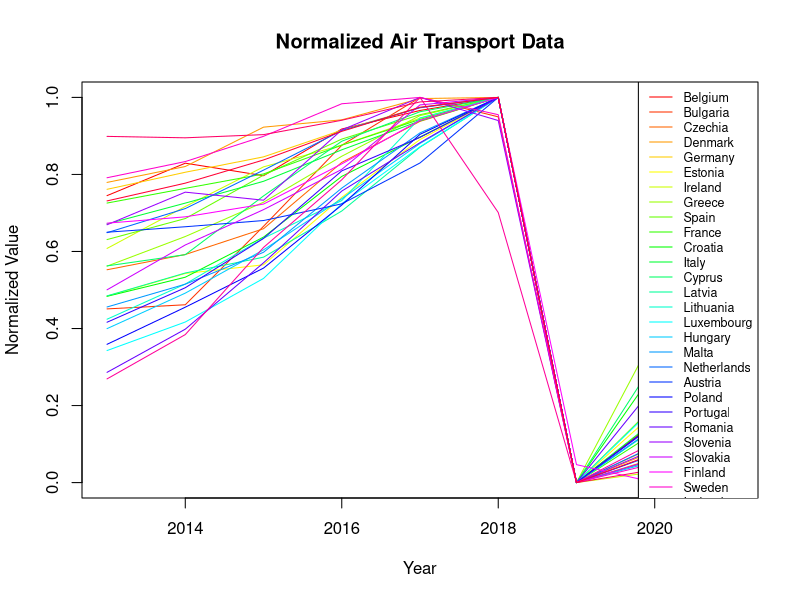
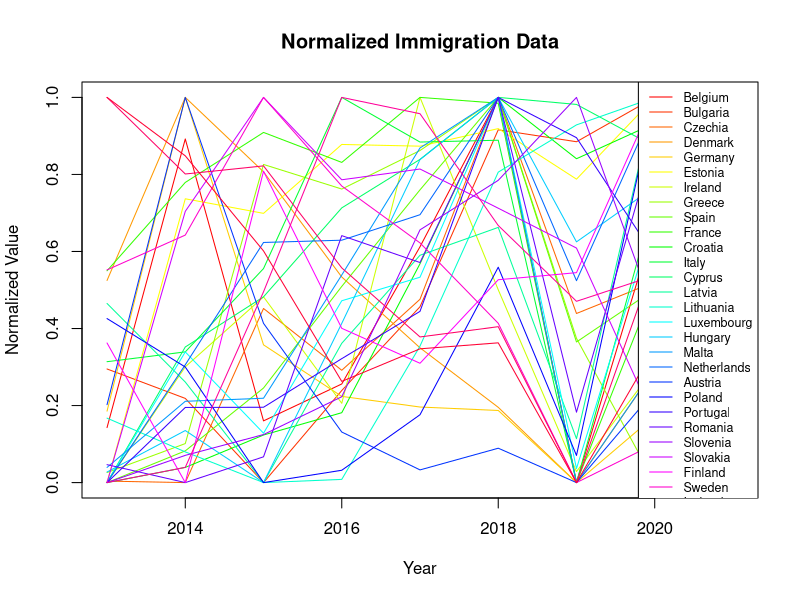
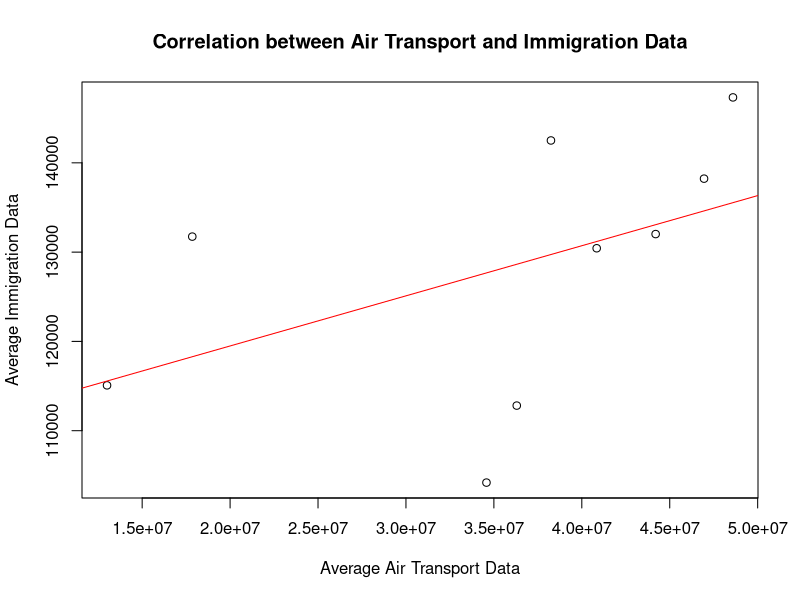

Source code (R) for these figures, in order:
#a)
Air_Transport_Data <- read.csv("Air transport of passengers by country (yearly data).csv", header = TRUE, sep = ";", dec = ",", stringsAsFactors = FALSE)
Immigration_Data <- read.csv("Immigration.csv", header = TRUE, sep = ";", dec = ",", stringsAsFactors = FALSE)
# Cleaning data
names(Air_Transport_Data)[1] <- "Countries"
names(Immigration_Data)[1] <- "Countries"
selected_columns <- c("Countries", "X2013","X2014","X2015","X2016","X2017","X2018","X2019","X2020", "X2021")
Air_Transport_Data <- subset(Air_Transport_Data, select = selected_columns)
Immigration_Data <- subset(Immigration_Data, select = selected_columns)
names(Air_Transport_Data) <- sub("^X", "", names(Air_Transport_Data))
names(Immigration_Data) <- sub("^X", "", names(Immigration_Data))

countries <- c("Belgium", "Bulgaria", "Czechia", "Denmark","Germany", "Estonia", "Ireland", "Greece", "Spain", "France", "Croatia", "Italy", "Cyprus"
  ,"Latvia", "Lithuania", "Luxembourg", "Hungary", "Malta", "Netherlands", "Austria", "Poland", "Portugal", "Romania", "Slovenia", "Slovakia", "Finland",
               "Sweden", "Iceland", "Norway", "Switzerland")

normalize <- function(x) {
  return ((x - min(x)) / (max(x) - min(x)))
}

convert_to_numeric <- function(x) {
  x[x == ":"] <- NA
  as.numeric(gsub("\\.", "", x))
}
#a)
# A
colors <- rainbow(length(countries))

plot(1, 1, type = "n", xlim = c(2013, 2021), ylim = c(0, 1), xlab = "Year", ylab = "Normalized Value", main = "Normalized Air Transport Data")

# Loop over each country for Air Transport Data
# Loop over each country for Air Transport Data
for (i in seq_along(countries)) {
  country <- countries[i]
  color <- colors[i]

  # Subset the data for the current country
  country_Air_Transport_Data <- subset(Air_Transport_Data, Countries == country)[-1]
  # Convert the data to numeric
  country_Air_Transport_Data <- sapply(country_Air_Transport_Data[-1], convert_to_numeric)

  # Normalize the data
  country_Air_Transport_Data_normalized <- normalize(country_Air_Transport_Data)
  country_Air_Transport_Data_normalized <- country_Air_Transport_Data_normalized[!is.na(country_Air_Transport_Data_normalized)]

  # Create a vector of years
  years <- 2013:(2013 + length(country_Air_Transport_Data_normalized) - 1)

  # Draw the line for the current country
  lines(years, country_Air_Transport_Data_normalized, type = "l", col = color)
  }

# B

# Add a legend for Air Transport Data
legend("topright", legend = countries, col = colors, lty = 1, cex = 0.75)

# Set up the plot
plot(1, 1, type = "n", xlim = c(2013, 2021), ylim = c(0, 1), xlab = "Year", ylab = "Normalized Value", main = "Normalized Immigration Data")

# Loop over each country for Immigration Data
for (i in seq_along(countries)) {
  country <- countries[i]
  color <- colors[i]

  # Subset the data for the current country
  country_Immigration_Data <- subset(Immigration_Data, Countries == country)[-1]
  # Convert the data to numeric
  country_Immigration_Data <- sapply(country_Immigration_Data[-1], convert_to_numeric)

  # Normalize the data
  country_Immigration_Data_normalized <- normalize(country_Immigration_Data)

  # Remove NA values
  country_Immigration_Data_normalized <- country_Immigration_Data_normalized[!is.na(country_Immigration_Data_normalized)]

  # Create a vector of years
  years <- 2013:(2013 + length(country_Immigration_Data_normalized) - 1)

  # Draw the line for the current country
  lines(years, country_Immigration_Data_normalized, type = "l", col = color)
}

# Add a legend for Immigration Data
legend("topright", legend = countries, col = colors, lty = 1, cex = 0.75)

#b)

# Initialize vectors to store the averages
averages_Air_Transport_Data <- numeric()
averages_Immigration_Data <- numeric()

# Loop over each year
for (year in 2013:2021) {
  # Subset the data for the current year
  year_Air_Transport_Data <- subset(Air_Transport_Data, Countries %in% countries)[, as.character(year)]
  year_Immigration_Data <- subset(Immigration_Data, Countries %in% countries)[, as.character(year)]

  # Convert the data to numeric
  year_Air_Transport_Data <- sapply(year_Air_Transport_Data, convert_to_numeric)
  year_Immigration_Data <- sapply(year_Immigration_Data, convert_to_numeric)

  # Calculate the average and store it in the vectors
  averages_Air_Transport_Data <- c(averages_Air_Transport_Data, mean(year_Air_Transport_Data, na.rm = TRUE))
  averages_Immigration_Data <- c(averages_Immigration_Data, mean(year_Immigration_Data, na.rm = TRUE))
  # Plot the averages

}

# Calculate the correlation between the averages
correlation <- cor(averages_Air_Transport_Data, averages_Immigration_Data, use = "pairwise.complete.obs")
print(paste("The correlation between the averages of Air Transport Data and Immigration Data is", correlation))

# Calculate the significance of the correlation
correlation_test <- cor.test(averages_Air_Transport_Data, averages_Immigration_Data, method = "pearson")
print(paste("The p-value for the correlation is", correlation_test$p.value))

plot(averages_Air_Transport_Data, averages_Immigration_Data, main = "Correlation between Air Transport and Immigration Data", xlab = "Average Air Transport Data", ylab = "Average Immigration Data")

# Add a regression line to the plot
model <- lm(averages_Immigration_Data ~ averages_Air_Transport_Data)
abline(model, col = "red")

# c)

# Get the data for Germany
Germany_A_Data <- subset(Air_Transport_Data, Countries == "Germany")[-1]
Germany_B_Data <- subset(Immigration_Data, Countries == "Germany")[-1]
Germany_A_Data <- sapply(Germany_A_Data[-1], convert_to_numeric)
Germany_B_Data <- sapply(Germany_B_Data[-1], convert_to_numeric)

countries <- setdiff(countries, "Germany")

# Initialize data frames to store the correlations
correlations_Air_Transport_Data <- data.frame(Country = character(), Correlation = numeric())
correlations_Immigration_Data <- data.frame(Country = character(), Correlation = numeric())

# Loop over the countries
for (country in countries) {
# Subset the data for the current country
country_A_Data <- subset(Air_Transport_Data, Countries == country)[-1]
country_B_Data <- subset(Immigration_Data, Countries == country)[-1]

# Convert the data to numeric
country_A_Data <- sapply(country_A_Data[-1], convert_to_numeric)
country_B_Data <- sapply(country_B_Data[-1], convert_to_numeric)
# remove rows with NA values
country_A_Data <- na.omit(country_A_Data)
country_B_Data <- na.omit(country_B_Data)

# Calculate the correlation with Germany's data
correlation_A <- cor(Germany_A_Data, country_A_Data, use = "pairwise.complete.obs")
correlation_B <- cor(Germany_B_Data, country_B_Data, use = "pairwise.complete.obs")

# Store the country and its correlation in the data frames
correlations_Air_Transport_Data <- rbind(correlations_Air_Transport_Data, data.frame(Country = country, Correlation = correlation_A))
correlations_Immigration_Data <- rbind(correlations_Immigration_Data, data.frame(Country = country, Correlation = correlation_B))
}

# Sort the data frames by correlation
correlations_Air_Transport_Data <- correlations_Air_Transport_Data[order(correlations_Air_Transport_Data$Correlation), ]
correlations_Immigration_Data <- correlations_Immigration_Data[order(correlations_Immigration_Data$Correlation), ]

# Print the countries with the highest and lowest correlation with Germany
print(paste("For dataset Air_Transport, the country with the highest correlation with Germany is", tail(correlations_Air_Transport_Data$Country, 1), "and the country with the lowest correlation is", head(correlations_Air_Transport_Data$Country, 1)))
print(paste("For dataset Immigration, the country with the highest correlation with Germany is", tail(correlations_Immigration_Data$Country, 1), "and the country with the lowest correlation is", head(correlations_Immigration_Data$Country, 1)))

